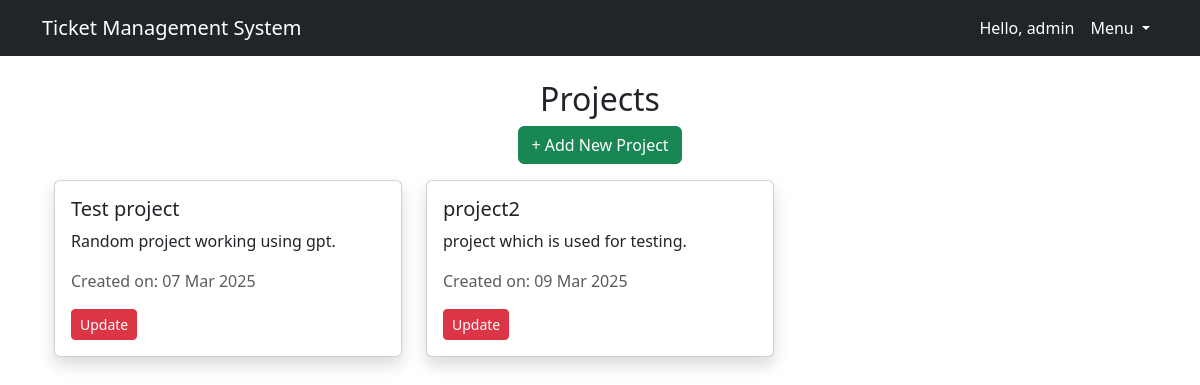
Page /projects/ (signed in) on the committed database.
### tracker/models.py (models this page shows, shortened)
class Project(models.Model):
    name = models.CharField(max_length=200)
    description = models.TextField()
    created_at = models.DateTimeField(auto_now_add=True)

### tracker/views.py (the view)
# urls.py: path('projects/', views.project_list, name='project_list'),
@login_required
def project_list(request):
    projects = Project.objects.all()
    return render(request, 'tracker/projects.html', {'projects': projects})

### tracker/templates/tracker/projects.html
{% extends 'tracker/base.html' %}
{% block content %}
<div class="container mt-4">
    <h2 class="text-center">Projects</h2>
    {% if request.user.is_superuser %}
        <div class="text-center">
            <a href="{% url 'add_project' %}" class="btn btn-success mb-3">+ Add New Project</a>
        </div>
    {% endif %}
    {% if projects %}
        <div class="row">
            {% for project in projects %}
            <div class="col-md-4">
                <div class="card mb-3 shadow">
                    <div class="card-body">
                        <h5 class="card-title">{{ project.name }}</h5>
                        <p class="card-text">{{ project.description }}</p>
                        <p class="text-muted">Created on: {{ project.created_at|date:"d M Y" }}</p>
                        <a href="{% url 'update_project' project.id %}" class="btn btn-danger btn-sm">
                                    Update
                        </a>
                    </div>
                </div>
            </div>
            {% endfor %}
        </div>
    {% else %}
        <p class="text-center text-muted">No projects available.</p>
    {% endif %}
</div>
{% endblock %}

### tracker/templates/tracker/base.html (shortened to what this page needs)
<!DOCTYPE html>
<html lang="en">
<head>
    <link rel="stylesheet" href="https://cdn.jsdelivr.net/npm/bootstrap@5.3.0/dist/css/bootstrap.min.css">
</head>
<body>
    <nav class="navbar navbar-expand-lg navbar-dark bg-dark">
        <div class="container">
            <a class="navbar-brand" href="{% url 'home' %}">Ticket Management System</a>
            <div class="collapse navbar-collapse justify-content-end" id="navbarNav">
                <ul class="navbar-nav">
                    {% if user.is_authenticated %}
                        <li class="nav-item">
                            <span class="nav-link text-white">Hello, {{ user.username }}</span>
                        </li>
                        <li class="nav-item dropdown">
                            <a class="nav-link dropdown-toggle text-white" href="#" id="dropdownMenuButton2" role="button" data-bs-toggle="dropdown" aria-expanded="false">
                                Menu
                            </a>
                        </li>
                    {% else %}
                        <li class="nav-item">
                            <a class="nav-link btn btn-primary text-white" href="{% url 'login' %}">Login</a>
                        </li>
                    {% endif %}
                </ul>
            </div>
        </div>
    </nav>
        <div class="container mt-4">
            {% block content %}
            {% endblock %}
        </div>
</body>
</html>

### rows in the picture
Project: name "Test project", description "Random project working using gpt.", created_at "07 Mar 2025"
Project: name "project2", description "project which is used for testing.", created_at "09 Mar 2025"

### other values in the picture
{{ user.username }} "admin"
